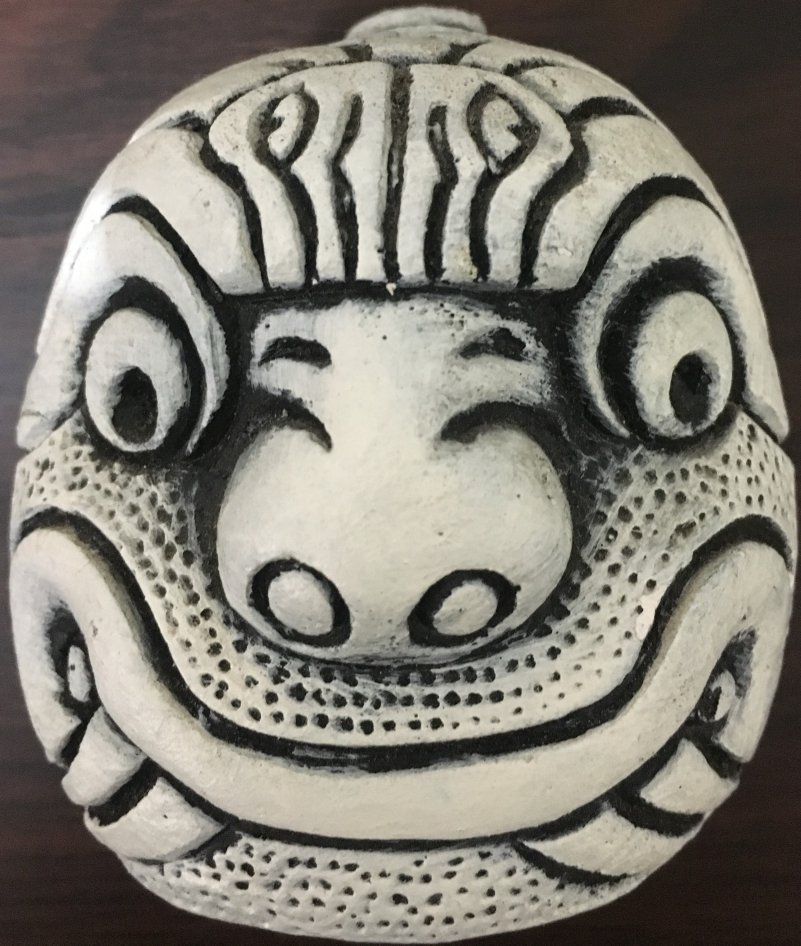
#> input picture Autonoma/Tarea 2/parte 2/inciso_c/chavin.jpg, 2401 x 2836 px (shown at 1/3 size)
$ python 6-matching-homography.py
#> lines starting #> are read from the running program, lines starting #| are printed output that depends on the picture
# -*- coding: utf-8 -*-
# Adaptado de:
# https://docs.opencv.org/3.0-beta/doc/py_tutorials/py_feature2d/py_feature_homography/py_feature_homography.html#py-feature-homography

import numpy as np
import cv2
from matplotlib import pyplot as plt

# Número mínimo de puntos para "match"
MIN_MATCH_COUNT = 10
# lectura de las imágenes
I1A = cv2.imread('chavin.jpg',0)          # queryImage
#> I1A: shape (2836, 2401); min 0, max 255, mean 124.8
I2B = cv2.imread('testeo.jpg',0) # trainImage
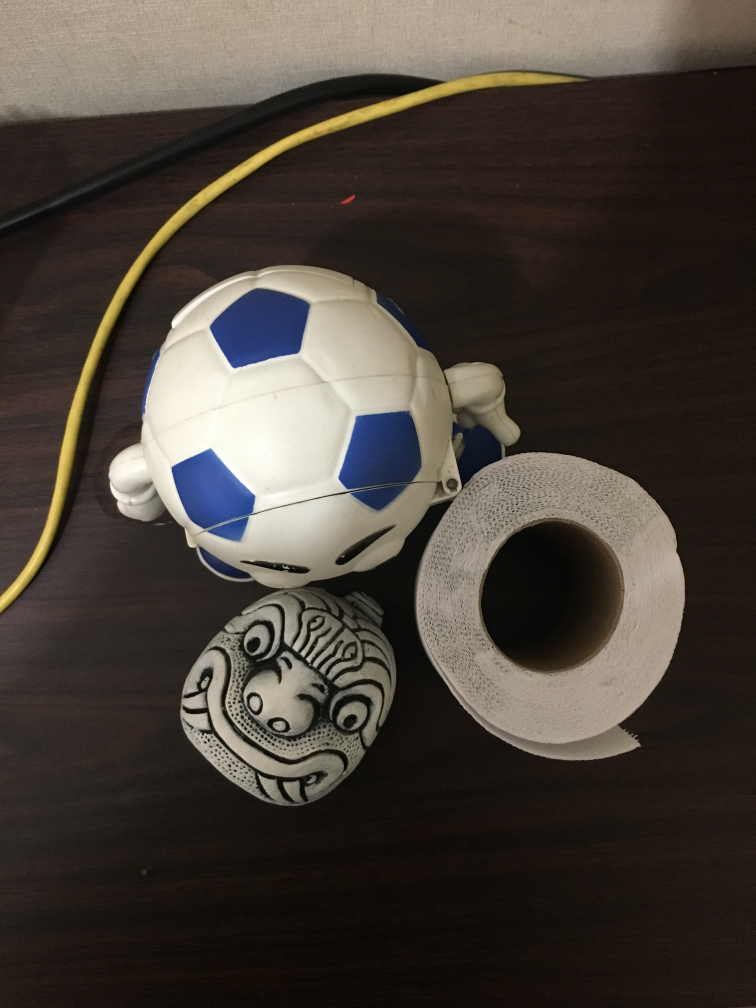
#> input picture Autonoma/Tarea 2/parte 2/inciso_c/testeo.JPG, 3024 x 4032 px, found by its file name (shown at 1/4 size)
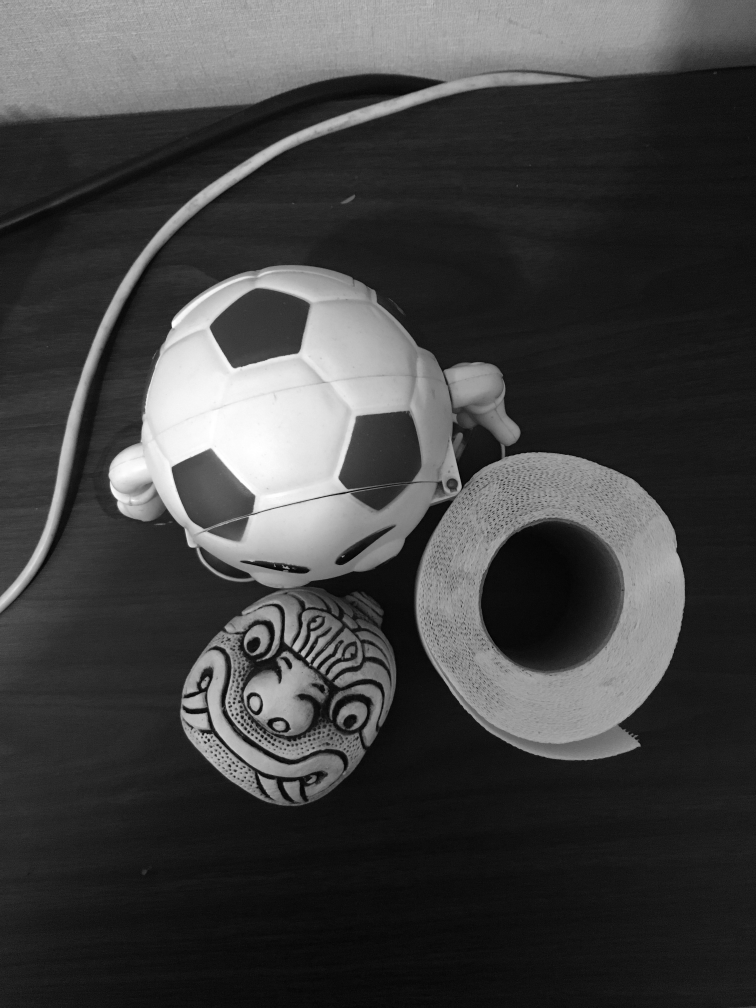
#> I2B: shape (4032, 3024) (shown at 1/4 size); min 0, max 255, mean 65.8
I1 = cv2.resize(I1A, None, fx=0.2, fy=0.2, interpolation=cv2.INTER_LINEAR)
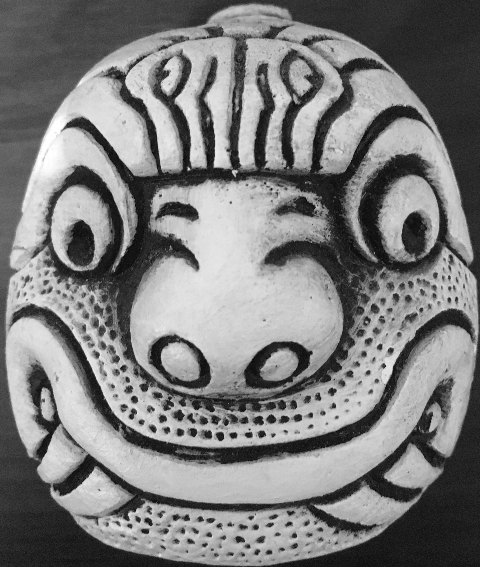
#> I1: shape (567, 480); min 0, max 255, mean 124.8
I2 = cv2.resize(I2B, None, fx=0.2, fy=0.2, interpolation=cv2.INTER_LINEAR)
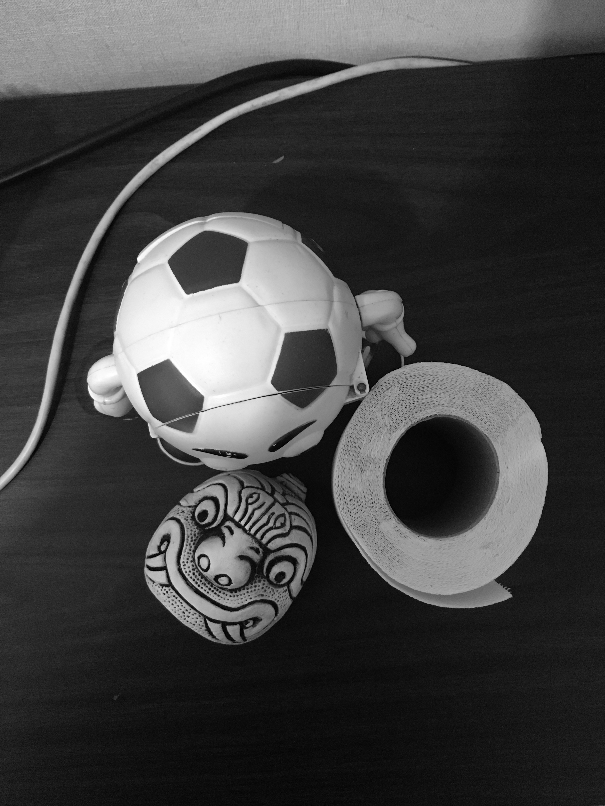
#> I2: shape (806, 605); min 0, max 255, mean 65.8

# Inicializar el descriptor ORB
orb = cv2.ORB_create()
# 'Keypoints' y descriptores para cada imagen (usando ORB)
keypts1, descript1 = orb.detectAndCompute(I1, None)
#> keypts1 = 500 keypoints; strongest (x, y, size): (233, 172, 31), (215, 161, 92.6), (130, 416, 31), (179, 433, 44.6)
keypts2, descript2 = orb.detectAndCompute(I2, None)
#> keypts2 = 500 keypoints; strongest (x, y, size): (205, 568, 31), (246, 527, 31), (205, 570, 37.2), (242, 524, 31)


# Matching usando FLANN
FLANN_INDEX_LSH = 6
# Parámetros sugeridos para FLANN con ORB
index_params= dict(algorithm = FLANN_INDEX_LSH, table_number = 6,
                   key_size = 12, multi_probe_level = 1)
# Número de veces que el índice se debe buscar en el árbol
search_params = dict(checks = 50)
# Instancia de FLANN
flann = cv2.FlannBasedMatcher(index_params, search_params)
# Usando K-NN para match
matches = flann.knnMatch(descript1, descript2, k=2)
#> matches = 500 matches

# Almacenamiento de los buenos "matches"
good_matches = []
for match in matches:
    # Descartar "matches" que tienen menos de 2 componentes (por "bug"?)
    if (len(match)<2): continue
    m,n = match
    if m.distance < (0.7*n.distance):
        good_matches.append(m)
#> after the loop, good_matches = 14 matches

# Convertir imagen de escala de grises a 3 canales (para color del cuadro)
I2 = cv2.cvtColor(I2,cv2.COLOR_GRAY2RGB)
#> I2: shape (806, 605, 3)
print(len(good_matches))
#| 14
# Homografía entre los mejores "matches"
if (len(good_matches) > MIN_MATCH_COUNT):
    src_pts = np.float32([ keypts1[m.queryIdx].pt for m in good_matches ]).reshape(-1,1,2)
#> src_pts = 14 rows, first 8: [216, 423], [179, 429], [283.7, 418], [161.7, 418], [256.8, 418], [200.1, 161.2], [268.7, 161.2], [193.5, 211.4]
    dst_pts = np.float32([ keypts2[m.trainIdx].pt for m in good_matches ]).reshape(-1,1,2)
#> dst_pts = 14 rows, first 8: [262.7, 539.1], [163, 571], [230, 596], [209.4, 559.9], [210, 589], [246, 527], [256, 536], [231, 534]
    # Homografía entre pares de puntos
    M, mask = cv2.findHomography(src_pts, dst_pts, cv2.RANSAC,5.0)
#> M = [[0.132, -0.182, 232.6], [0.036, 0.154, 464], [-0.000219, -7.59e-05, 1]]; mask = [0, 0, 0, 0, 1, 1, 1, 1, 1, 1, 1, 1, 1, 1]
    matchesMask = mask.ravel().tolist()
#> matchesMask = [0, 0, 0, 0, 1, 1, 1, 1, 1, 1, 1, 1, 1, 1]
    # Borde del elemento detectado
    h,w = I1.shape
#> h = 567; w = 480
    pts = np.float32([[0,0], [0,h-1], [w-1,h-1], [w-1,0] ]).reshape(-1,1,2)
#> pts = [[0, 0], [0, 566], [479, 566], [479, 0]]
    dst = cv2.perspectiveTransform(pts, M)
#> dst = [[232.6, 464], [135.3, 575.8], [226, 666.8], [330.3, 537.5]]
    # Gráfico sobre la imagen
    I2 = cv2.polylines(I2, [np.int32(dst)], True, (255,0,0), 3, cv2.LINE_AA)
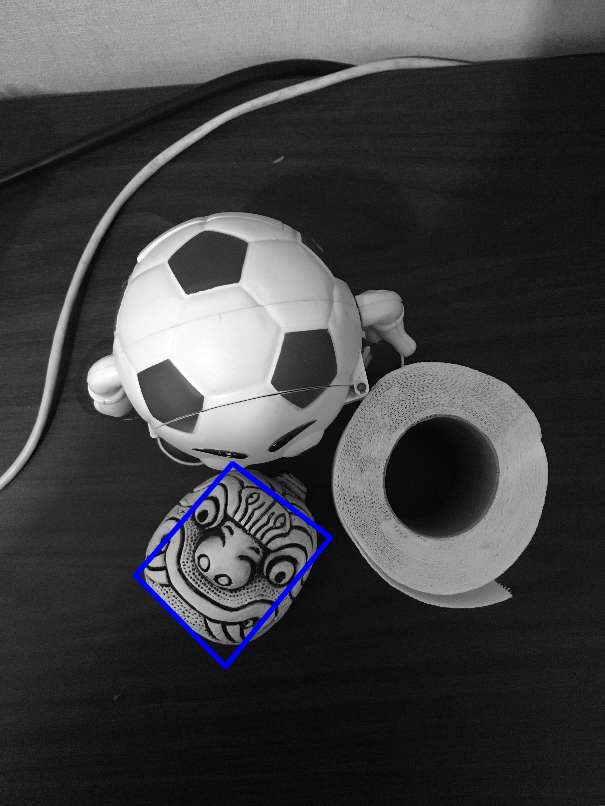
#> I2: shape (806, 605, 3); mean B, G, R 66.9, 65.4, 65.4
else:
    print("No hay suficientes correspondencias - {}/{}".format(len(good_matches),MIN_MATCH_COUNT))
    matchesMask = None

# Parámetros para dibujar las correspondencias
draw_params = dict(matchColor = (0,255,0),    # Matches en verde
                   singlePointColor = None,
                   matchesMask = matchesMask, # Dibujar solo inliners (según RANSAC)
                   flags = 2)
#> draw_params = 4 items
# Imagen de salida (I1 con I2 con matches)
Iout = cv2.drawMatches(I1, keypts1, I2, keypts2, good_matches, None, **draw_params)
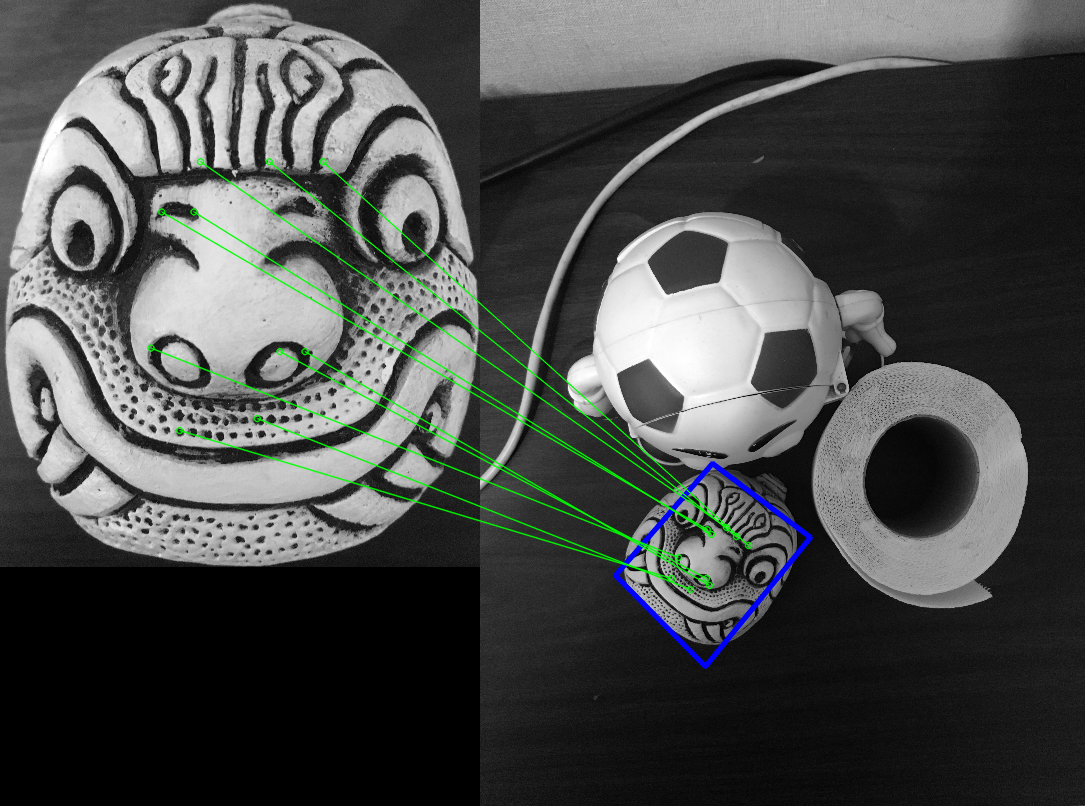
#> Iout: shape (806, 1085, 3); mean B, G, R 75.3, 76.6, 74.5

plt.figure(figsize=(12,12))
plt.imshow(Iout); plt.axis('off'); plt.title('Homografia')
plt.show()
